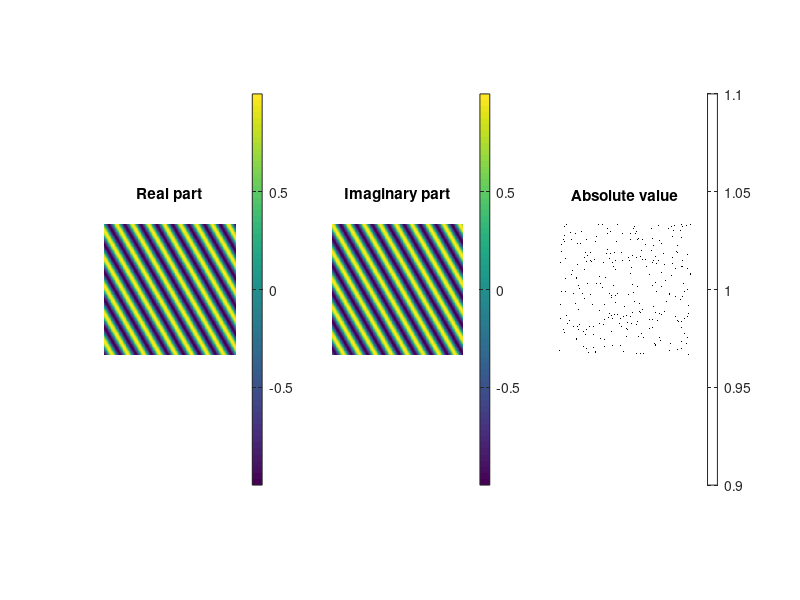

MATLAB code for this plot: (Note: this script raises an error after producing the figure.)
% MNAPDEdrawwaves.m     AM, Pavia, MNAPDE 2019-2021
%
% Draw several Helmholtz solutions in 2D:
% draw real and imaginary part, magnitude,
% gif animation of time-harmonic evolution.
%
%
% If Matlab opens empty figures and freezes, try typing 
% opengl('save','software') at the command prompt and restart Matlab.


function MNAPDEdrawwaves
%% Choose all parameters here
PlotLim = 1;               % Plot functions on square max{|x|,|y|}<PlotLim
k = 30;                    % Wavenumber (>0)
np = 300;                  % Number of points in x & y directions for field plots, affects speed and size of png/gif

anglePW = pi/6;            % Angle defining direction of plane wave
EvanescentParam = 0.3;     % Parameter for definition of evanescent wave
CWindex = 3;               % Index of Fourier-Bessel smooth circular wave
OutCWindex = 5;            % Index of Fourier-Hankel outgoing circular wave
OutCWtruncation = 2;       % Truncate field at this magnitude to improve plot (keep ~2)
nquad = 10;                % Number of Gauss quadrature points in angular coordinate for Herglotz wave
th0 = 0;                   % Herglotz density is = 1 on interval [th0,th1] and 0 outside
th1 = pi/6;
MieRadius = 1/4;           % Radius of disc for Mie scattering

WithSaveFig = 0;           % Save all figures as .png, choose 1 or 0
WithGif = 0;               % Generates time-harmonic animated gifs
% Warning: gif-making is slow, closes all pics, don't use PC while running it!


%% Set up  ----------------------------------------------------------
tic;
close all;
x = linspace(-PlotLim,PlotLim,np);
[xx,yy] = meshgrid(x,x);                % Matrices of x and y coordinates where to evaluate and plot fields
TitleString = sprintf('on $(%g,%g)^2$, $k=%g$', -PlotLim,PlotLim, k);
dirpath = 'Figs';                       % Name of folder where to save figures
MyGif = @(Val,Str) MyGiffer(xx,yy,Val,strcat(dirpath,'/AnimFieldPlot',Str,'.gif'));

%% Plane wave
PW_Val = exp(1i*k*(xx*cos(anglePW)+yy*sin(anglePW)));
FH_PW = MyFieldPlot(xx,yy,PW_Val, sprintf('Plane wave $e^{ikx.d}$ %s, angle = %.3g',TitleString,anglePW));
    
%% Stationary wave, sum of two plane waves
SW_Val = cos(k*(xx*cos(anglePW)+yy*sin(anglePW)));
FH_SW = MyFieldPlot(xx,yy,SW_Val, sprintf('Stationary wave $(e^{ikx.d}+e^{-ikx.d})/2$, %s, angle = %.3g',TitleString,anglePW));

%% Evanescent wave
EW_Val = exp(1i*sqrt(EvanescentParam^2+1)*k*xx-EvanescentParam*k*yy);
FH_EW = MyFieldPlot(xx,yy,EW_Val, sprintf('Evanescent wave $e^{iK.x}$ %s, $K=(%g,i%g)$',TitleString,sqrt(EvanescentParam^2+1)*k,EvanescentParam*k));

%% Fundamental solution
FS_Val = (1i/4)*besselh(0,1,k*sqrt(xx.^2+yy.^2));
FH_FS = MyFieldPlot(xx,yy,FS_Val, sprintf('Fundamental solution %s',TitleString));

%% Smooth circular wave
CW_Val = besselj(CWindex,k*sqrt(xx.^2+yy.^2)) .* exp(1i*CWindex*angle(xx+1i*yy));
FH_CW = MyFieldPlot(xx,yy,CW_Val,  sprintf('Smooth circular wave $J_l(kr)e^{ilt}$ (Fourier--Bessel) %s, index $l=%g$',TitleString,CWindex));

%% Outgoing circular wave
OutCW_Val = besselh(OutCWindex,1,k*sqrt(xx.^2+yy.^2)) .* exp(1i*OutCWindex*angle(xx+1i*yy));
OutCW_Val = OutCW_Val .* (abs(OutCW_Val)<OutCWtruncation);     % Truncate to 0 where magnitudes are >OutCWtruncation
FH_OutCW = MyFieldPlot(xx,yy,OutCW_Val,  sprintf('Outgoing circular wave $H^{(1)}_l(kr)e^{ilt}$ (Fourier--Hankel) %s, index $l=%g$, truncated at $|u|<%g$',...
    TitleString,OutCWindex,OutCWtruncation));

%% Sum of two outgoing circular waves with opposite index
OutCW2_Val = besselh(OutCWindex,1,k*sqrt(xx.^2+yy.^2)) .* exp(1i*OutCWindex*angle(xx+1i*yy)) ...
             + besselh(-OutCWindex,1,k*sqrt(xx.^2+yy.^2)) .* exp(-1i*OutCWindex*angle(xx+1i*yy));
OutCW2_Val = OutCW2_Val .* (abs(OutCW2_Val)<OutCWtruncation);     % Truncate to 0 where magnitudes are >OutCWtruncation
FH_OutCW2 = MyFieldPlot(xx,yy,OutCW2_Val, sprintf('Sum of 2 outgoing circular waves $H^{(1)}_l(kr)e^{ilt}+H^{(1)}_{-l}(kr)e^{-ilt}$ %s, index $l=%g$, truncated at $|u|<%g$',...
    TitleString,OutCWindex,OutCWtruncation));

%% Herglotz function with piecewise-constant kernel
[xth,wth] = gaussquad(nquad);  % Gauss quadrature in angular coordinate
xth = th0 + xth*(th1-th0);
Hergl_Val = zeros(size(xx));
for QuadratureIndex = 1:nquad
    Hergl_Val = Hergl_Val + wth(QuadratureIndex)* exp(1i*k*(xx*cos(xth(QuadratureIndex))+yy*sin(xth(QuadratureIndex))));
end
FH_Hergl = MyFieldPlot(xx,yy,Hergl_Val,  sprintf('Herglotz function %s, constant kernel supported on (%.3g,%.3g)',TitleString,th0,th1));

%% PW scattering by sound-soft disc, Mie series
Mie_SS_Val =  zeros(size(xx));
MaxL = 2*k*MieRadius + 10;   % Cautious choice for truncation of Mie series
for lMie = -MaxL:MaxL    
    Mie_SS_Val = Mie_SS_Val - (1i^lMie*besselj(lMie,k*MieRadius)*exp(-1i*lMie*anglePW)/besselh(lMie,1,k*MieRadius)) ...
        * besselh(lMie,1,k*sqrt(xx.^2+yy.^2)) .* exp(1i*lMie*angle(xx+1i*yy));
end
Mie_SS_Val = Mie_SS_Val .* (xx.^2+yy.^2 > MieRadius^2) ;   % chop field in the scatterer to 0
Mie_SStot_Val = Mie_SS_Val + PW_Val .* (xx.^2+yy.^2 > MieRadius^2);
ScatteringString = sprintf(' disc with Mie series %s, incoming PW angle %.3gpi, radius %.3g',TitleString,anglePW/pi,MieRadius);
FH_SSscat = MyFieldPlot(xx,yy,Mie_SS_Val,  strcat('Field scattered by sound-soft (Dirichlet)', ScatteringString));
FH_SStot = MyFieldPlot(xx,yy,Mie_SStot_Val,  strcat('Total field for scattering by sound-soft (Dirichlet)', ScatteringString));

%% PW scattering by sound-hard disc, Mie series
Mie_SH_Val =  zeros(size(xx));
for lMie = -MaxL:MaxL    
    Mie_SH_Val = Mie_SH_Val - ...
        (  1i^lMie*(besselj(lMie-1,k*MieRadius)-besselj(lMie+1,k*MieRadius))*exp(-1i*lMie*anglePW)...
        /(besselh(lMie-1,1,k*MieRadius)-besselh(lMie+1,1,k*MieRadius))  ) ...
        * besselh(lMie,1,k*sqrt(xx.^2+yy.^2)) .* exp(1i*lMie*angle(xx+1i*yy));
end
Mie_SH_Val = Mie_SH_Val .* (xx.^2+yy.^2 > MieRadius^2) ;    % chop field in the scatterer to 0
Mie_SHtot_Val = Mie_SH_Val + PW_Val .* (xx.^2+yy.^2 > MieRadius^2);
FH_SHscat = MyFieldPlot(xx,yy,Mie_SH_Val,  strcat('Field scattered by sound-hard (Neumann)', ScatteringString));
FH_SHtot = MyFieldPlot(xx,yy,Mie_SHtot_Val,  strcat('Total field for scattering by sound-hard (Neumann)', ScatteringString));

%% Dirichlet eigenfunction in unit disc
IndexDisc = 9; kDisc = 13.354300477435331;
EigenDisc_Val = besselj(IndexDisc,kDisc*sqrt(xx.^2+yy.^2)) .* exp(1i*IndexDisc*angle(xx+1i*yy)) .* ((xx.^2+yy.^2)<1);
FH_EigenDisc = MyFieldPlot(xx,yy,EigenDisc_Val, sprintf('Unit disc eigenfunction, $k=%g$: $u(x)=J_{%d}(kr)e^{i%d t}$',kDisc,IndexDisc,IndexDisc));

%% Random eigenfunction of the square
EigenIndex = ceil(rand(1,2)*10);
k_Eigenv = .5*pi*norm(EigenIndex)/PlotLim;
Eigen_Val = sin((.5*pi*EigenIndex(1)/PlotLim)*(xx+PlotLim)).* sin((.5*pi*EigenIndex(2)/PlotLim)*(yy+PlotLim));
FH_Eigen = MyFieldPlot(xx,yy,Eigen_Val,  sprintf('Dirichlet eigenfunction on (-%g,%g), index (%g,%g), $k=%g$',...
    PlotLim,PlotLim,EigenIndex(1),EigenIndex(2),k_Eigenv));

%% Downward plane waves reflected by horizontal line with Dirichlet/Neumann/Impedance BCs
d1 = abs(cos(anglePW));
d2 = abs(sin(anglePW));
IncomingVal = exp(1i*k*(xx*d1-yy*d2));
SnellReflVal = exp(1i*k*(xx*d1+yy*d2));
ReflDir_Val = IncomingVal - SnellReflVal ;
ReflNeu_Val = IncomingVal + SnellReflVal ;
% Impedance BCon {x_2=const}:  du/dn-ikZu = -du/dx_2-ikZu = 0  
ImpParamZ = 1;
%ImpParamZ = d2;   % For this impedance the incoming wave is completely absorbed
ReflImp_Val = IncomingVal + (d2-ImpParamZ)/(d2+ImpParamZ)* SnellReflVal;
FH_ReflDir = MyFieldPlot(xx,yy,ReflDir_Val,sprintf('Plane wave reflected by $(x_2=-%g)$, %s, Dirichlet BCs',PlotLim,TitleString));  
FH_ReflNeu = MyFieldPlot(xx,yy,ReflNeu_Val,sprintf('Plane wave reflected by $(x_2=-%g)$, %s, Neumann BCs',PlotLim,TitleString));
FH_ReflImp = MyFieldPlot(xx,yy,ReflImp_Val,sprintf('Plane wave reflected by $(x_2=-%g)$, %s, Impedance BCs, Z=%g',PlotLim,TitleString,ImpParamZ));

%% Reflection of Herglotz function on horizontal line
th0R = -pi/3;                   % Choose downward-propagating Herglotz function (-pi<th0R<th1R<0)
th1R = -pi/6;   
yyR = yy+1;                     % Translate coordinates upwards
xthR = th0R + xth*(th1R-th0R);
HerglR_Val = zeros(size(xx));
for QuadratureIndex = 1:nquad
    HerglR_Val = HerglR_Val + wth(QuadratureIndex)* exp(1i*k*(xx*cos(xthR(QuadratureIndex))+yyR*sin(xthR(QuadratureIndex))));
end
% Use uI(-x,-y)=conj{uI(x,y)} so uR(x,y):=uI(x,-y)=conj{uI(-x,y)} and
% symmetry around x=0 of domain:
HerglR_Val = HerglR_Val - conj(fliplr(HerglR_Val));
FH_HerglR = MyFieldPlot(xx,yyR,HerglR_Val,  sprintf('Reflection of Herglotz function with constant kernel supported on (%.3g,%.3g), on sound-soft ($x_2=0$), on $(-1,1)$x$(0,2)$, $k=%g$',th0R,th1R,k));

%% Save figure and make GIF animations, if requested:
if WithSaveFig || WithGif
    % if absent, make folder where to save figures and gifs
    if (exist(dirpath, 'dir') == 0), mkdir(dirpath); end
end
if WithSaveFig
    print(FH_PW,'-dpng',strcat(dirpath,'/FieldPlotPW.png'));
    print(FH_SW,'-dpng',strcat(dirpath,'/FieldPlotSW.png'));
    print(FH_EW,'-dpng',strcat(dirpath,'/FieldPlotEW.png'));
    print(FH_FS,'-dpng',strcat(dirpath,'/FieldPlotFS.png'));
    print(FH_CW,'-dpng',strcat(dirpath,'/FieldPlotCW.png'));
    print(FH_OutCW,'-dpng',strcat(dirpath,'/FieldPlotOutCW.png'));
    print(FH_OutCW2,'-dpng',strcat(dirpath,'/FieldPlotOutCW2.png'));
    print(FH_Hergl,'-dpng',strcat(dirpath,'/FieldPlotHergl.png'));
    print(FH_SSscat,'-dpng',strcat(dirpath,'/FieldPlotSoundSoftDiscScat.png'));
    print(FH_SStot,'-dpng',strcat(dirpath,'/FieldPlotSoundSoftDiscTot.png'));
    print(FH_SHscat,'-dpng',strcat(dirpath,'/FieldPlotSoundHardDiscScat.png'));
    print(FH_SHtot,'-dpng',strcat(dirpath,'/FieldPlotSoundHardDiscTot.png'));
    print(FH_EigenDisc,'-dpng',strcat(dirpath,'/FieldPlotEigenfunctionDisc.png'));
    print(FH_Eigen,'-dpng',strcat(dirpath,'/FieldPlotEigenfunction.png'));
    print(FH_HerglR,'-dpng',strcat(dirpath,'/FieldPlotHerglRefl.png'));
end
if WithGif 
    close all  % Close all figure otherwise sometimes Matlab messes up
    MyGif(PW_Val,'PW');
    MyGif(SW_Val,'SW');
    MyGif(EW_Val,'EW');
    MyGif(FS_Val,'FS');    
    MyGif(CW_Val,'CW');
    MyGif(OutCW_Val,'OutCW');    
    MyGif(OutCW2_Val,'OutCW2');
    MyGif(Hergl_Val,'Hergl');
    MyGif(Mie_SS_Val,'SoundSoftDiscScat');
    MyGif(Mie_SStot_Val,'SoundSoftDiscTot');
    MyGif(Mie_SH_Val,'SoundHardDiscScat');
    MyGif(Mie_SHtot_Val,'SoundHardDiscTot');    
    MyGif(EigenDisc_Val,'EigenfunctionDisc'); 
    MyGif(Eigen_Val,'Eigenfunction');
    MyGif(ReflDir_Val,'ReflDir');
    MyGif(ReflNeu_Val,'ReflNeu');
    MyGif(ReflImp_Val,'ReflImp'); 
    MyGif(HerglR_Val,'HerglRefl');  
end
toc
end

%%%%%%%%%%%%%%%%%%%%%%%%%%%%%%%%%%%%%%%%%%%%%%%%%%%%%%%%%%%%%%%%%%%%%%%%%%
%% Auxiliary functions
function FH = MyFieldPlot(xx,yy,Field,PlotTitle)
% Plot real part, imaginary part and magnitude of Field in points xx/yy
% in three subplots of a figure, superimposing PlotTitle string as title.
% Returns figure handle FH.

FH = figure;
set(gcf,'position',[50, 100, 1400,400]);

subplot(1,3,1)
pcolor(xx,yy,real(Field));
axis off;   axis equal; shading flat;   colorbar;
title('Real part')

subplot(1,3,2)
pcolor(xx,yy,imag(Field));
axis off;   axis equal; shading flat;   colorbar;
title('Imaginary part')

sp3 = subplot(1,3,3);
pcolor(xx,yy,abs(Field)); title('Absolute value');
%pcolor(xx,yy,log10(abs(Field))); title('log10(Absolute value)');
%pcolor(xx,yy,abs(Field).^2); title('(Absolute value)^2');
%pcolor(xx,yy,angle(Field)); title('Complex argument');
axis off;   axis equal; shading flat;
colormap(sp3,hot);
colorbar;
sgtitle(PlotTitle,'interpreter','latex'); % add main title
addToolbarExplorationButtons(gcf);  % Matlab old style zoom buttons   
end

%% ------------------------------------------------------------------
function MyGiffer(xx,yy,M,GifName)
% Generate time-harmonic animation of field M on points xx/yy, 
% export as gif in file GifName --- not very reliable
figure
pcolor(xx,yy,(real(M)));
colormax = max(max(abs(M)));
caxis([-colormax,colormax]);
axis tight;  axis equal;  shading interp;
set(gca,'nextplot','replacechildren','visible','off')
f = getframe; %(gcf); % gcf sometimes avoids errors but gives ugly gray box
[im,map] = rgb2ind(f.cdata,256,'nodither');
for t_count = 1:25  % loop over 25 frames
    t = t_count*2*pi/25;
    pcolor((real(exp(-t*1i)*M)));
    axis tight;    axis square;   shading interp;
    f = getframe; %(gcf);
    im(:,:,1,t_count) = rgb2ind(f.cdata,map,'nodither');
end
imwrite(im,map,GifName,'gif','DelayTime',0,'LoopCount',inf);
hold off;
close;
end     

%% ------------------------------------------------------------------
function [x,w]=gaussquad(p)
% Computes weights and nodes for Gaussian quadrature on [0,1],
% exact for polynomials up to degree 2p-1
%
% Input:  p : number of quadrature nodes
% Output: x : nodes in [0,1] (column vector)
%         w : weights        (column vector)

b = (1:(p-1)) ./ sqrt(4*(1:(p-1)).^2-1) ;
J = diag(b,-1) + diag(b,1);
[ev,ew] = eig(J);
x = (diag(ew)+1)/2;
w = ((ev(1,:).*ev(1,:)))';
end
